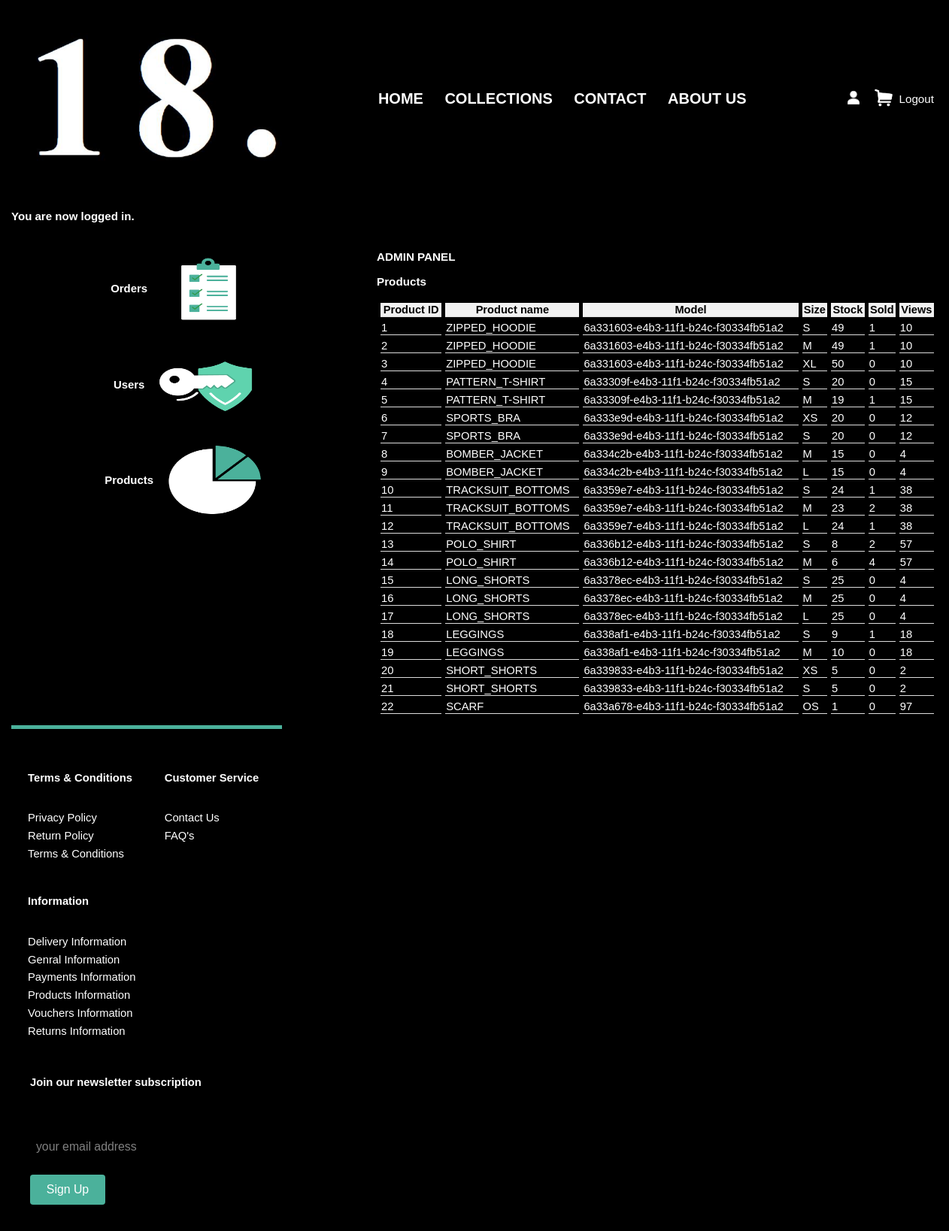
Page /admin/admin.php?admin_tab=products (signed in) on the earlier database version.
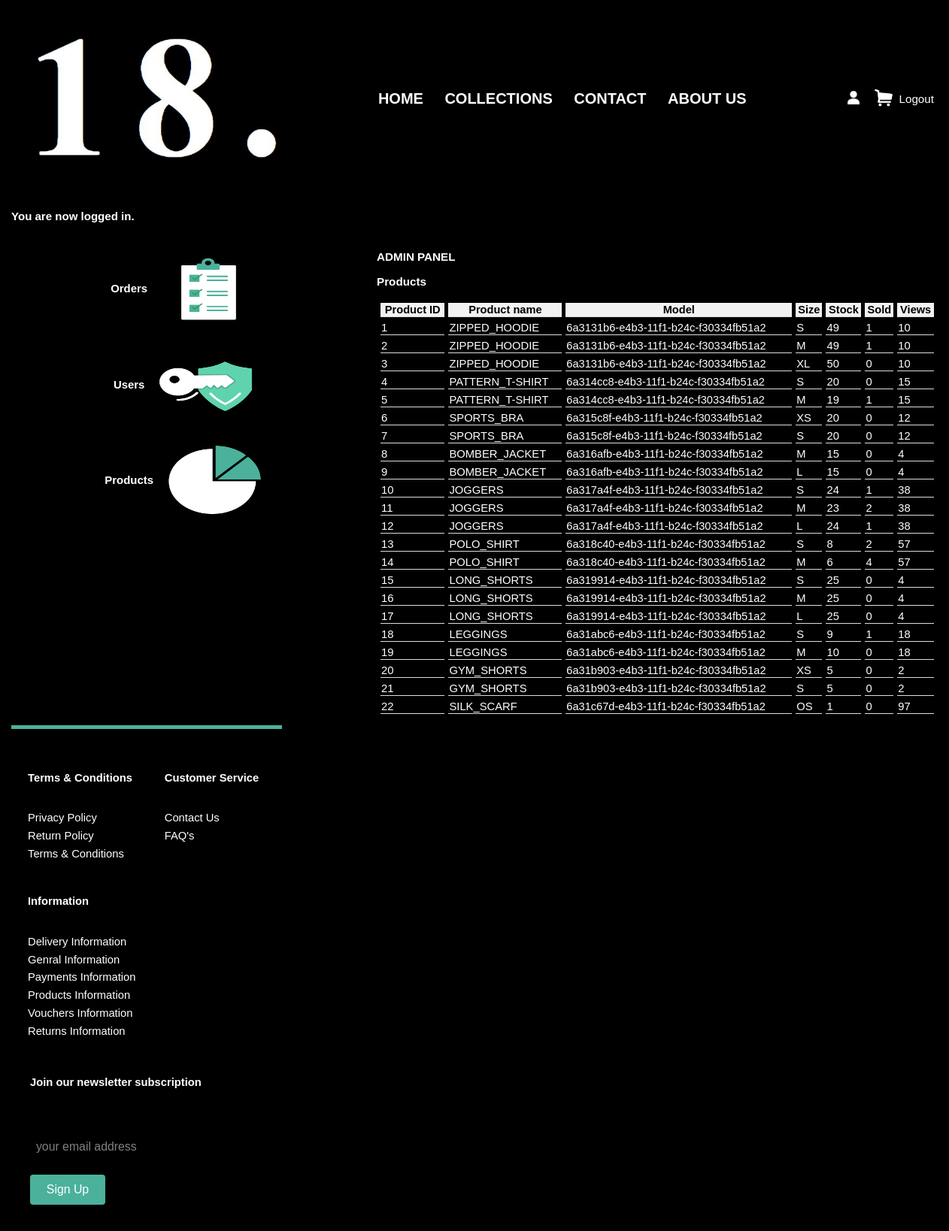
Same page on the later database version.
### tables this page shows
CREATE TABLE products (
    pid SMALLINT UNSIGNED NOT NULL AUTO_INCREMENT,
    model VARCHAR(48) NOT NULL,
    name VARCHAR(128) NOT NULL,
    category VARCHAR(32) NOT NULL,
    color VARCHAR(32),
    size CHAR(3) NOT NULL,                               
    gender CHAR(1) NOT NULL,                             
    price DOUBLE NOT NULL,
    stock INT DEFAULT 0,
    views INT DEFAULT 0,
    bought_all_time BIGINT DEFAULT 0,
    avg_rating DOUBLE DEFAULT 0,
    description TEXT,
    date_time DATETIME DEFAULT NOW(),
    PRIMARY KEY(pid)
);

### admin/scripts/products.php (the view, shortened to what this page needs)
<?php
    $query = "SELECT pid, name, model, size, stock, bought_all_time, views FROM products ORDER BY ";
    if(!isset($_GET['products_sort']))
        $query .=  "pid";
    $sth = $db->prepare($query);
    $sth->execute();
    $products = $sth->fetchAll();
    echo "<table><tr>";
    $headings = array("Product ID", "Product name", "Model", "Size", "Stock", "Sold", "Views");
    $columns = array("pid", "name", "model", "size", "stock", "sold", "views");
    for($i=0;$i<count($headings);$i++)
    {
        echo "<th><a href=\"admin.php?admin_tab=products&products_sort=" . $columns[$i] . "\">" . $headings[$i];
        echo "</a></th>";
    }
    echo "</tr>";
    foreach($products as $tmp)
    {
            echo "<tr>";
            echo "<td>" . $tmp['pid'] . "</td>";
            echo "<td>" . $tmp['name'] . "</td>";
            echo "<td><a href=\"/product/product.php?model=" . $tmp['model'] . "&size=" . $tmp['size'] . "\">" . $tmp['model'] . "</a></td>";
            echo "<td>" . $tmp['size'] . "</td>";
            echo "<td>" . ($tmp['stock'] ? $tmp['stock'] : "Out-of-stock") . "</td>";
            echo "<td>" . $tmp['bought_all_time'] . "</td>";
            echo "<td>" . $tmp['views'] . "</td>";
        echo "</tr>";
    }
    echo "</table>";
?>

### admin/admin.php (shortened to what this page needs)
<!DOCTYPE html>
<html lang="en">
    <head>
        <link rel="stylesheet" href="admin.css?ts=<?=time()?>">
        <link rel="stylesheet" href="/footer/footer.css">
        <link rel="stylesheet" href="/shared-files/200219998/footer.css?ts=<?=time()?>">
    </head>
    <body>
        <div id="container">
            <div id="row-1-col-1">
                <img src="/shared-files/logo.png" width="50" height="50" alt="logo">
            </div>
            <div id="row-1-col-2">
                <a href="/home/home.php"><h1>HOME</h1></a>
                <a href="/collections/collections.php"><h1>COLLECTIONS</h1></a>
                <a href="/contact/contact.php"><h1>CONTACT</h1></a>
                <a href="/about-us/about-us.php"><h1>ABOUT US</h1></a>
            </div>
            <div id="row-1-col-3">
                <?php
                    if(!isset($_SESSION['auth']))
                    {
                        echo "<a href=\"/auth/login.php\">Login</a>";
                        echo "<a href=\"/auth/register.php\">Register</a>";
                    }
                    else
                    {
                        $size=40;
                        echo "<a href=\"/account/accountinfo.php\"><img src=\"/shared-files/200219998/account.png\" width=\"{$size}px\" height=\"{$size}px\"></a>";
                        echo "<a href=\"/cart/cart.php\"><img src=\"/shared-files/200219998/cart.png\" width=\"{$size}px\" height=\"{$size}px\"></a>";
                        echo "<a href=\"/auth/logout.php\">Logout</a>";
                    }
                ?>
            </div>
            <div id="row-2">
                    <?php
                       include_once($_SERVER['DOCUMENT_ROOT'] . '/shared-files/200219998/notification.php');
                    ?>
            </div>
            <div id="row-3-col-1">
                <a href="admin.php?admin_tab=orders" class="tab"><span>
                    <h4>Orders</h4>
                    <img src="img/orders.png" alt="orders">
                </span></a>
                <a href="admin.php?admin_tab=users" class="tab"><span>
                    <h4>Users</h4>
                    <img src="img/users.png" alt="users">
                </span></a>
                <a href="admin.php?admin_tab=products" class="tab"><span>
                    <h4>Products</h4>
                    <img src="img/products.png" alt="products">
                </span></a>
            </div>
            <div id="row-3-col-2">
                <h2>ADMIN PANEL</h2>
                <?php
                    echo "<h3>" . ucfirst($_SESSION['admin']['tab_selected']) . "</h3>";
                    require_once('scripts/' . $_SESSION['admin']['tab_selected'] . '.php');
                ?>
            </div>
            <div class="end-footer">
            <div class="main-footer-container">
                <div class="inside-footer">
                    <div class="footer-heading1 foooter-1">
                    <h2>Terms & Conditions</h2>
                        <a href="/footer_pages/privacy-policy.html">Privacy Policy</a>
                        <a href="/footer_pages/return-policy.html">Return Policy</a>
                        <a href="/footer_pages/Terms.html">Terms & Conditions</a>
                    </div>
                    <div class="footer-heading1 foooter-2">
                        <h2>Customer Service</h2>
                        <a href="/contact/contact.php">Contact Us</a>
                        <a href="/footer_pages/faq.html">FAQ's</a>
                    </div>
                    <div class="footer-heading1 foooter-3">
                        <h2>Information</h2>
                        <a href="/footer_pages/delivery-faq.html">Delivery Information</a>
                        <a href="/footer_pages/genral-faq.html">Genral Information</a>
                        <a href="/footer_pages/payments-faq.html">Payments Information</a>
                        <a href="/footer_pages/products-faq.html">Products Information</a>
                        <a href="/footer_pages/Vouchers-faq.html">Vouchers Information</a>
                        <a href="/footer_pages/returns-faq.html">Returns Information</a>
                    </div>
                    <div class="footer-email-form1">
                    <h2>Join our newsletter subscription</h2>
                    <input type="email" placeholder="your email address" id="footer-email1">
                    <input type="submit" value="Sign Up" id="footer-email-btn1">
                    </div>
                </div>
            </div>
            </div>
    </body>
</html>

### shared-files/200219998/notification.php (shortened to what this page needs)
<?php
    if(isset($_SESSION['info']['notification']))
    {
        if($_SESSION['info']['success'])
            echo "<p style=\"color:#00ff00;\"><strong>";
        else
            echo "<p style=\"color:#ff0000;\"><strong>Error: ";
        echo $_SESSION['info']['notification'] . "</strong></span>";
    }
?>

### admin/admin.css (style rules this page uses)
body { margin: 0px; padding: 0px; }
div { padding: 5px; }
#row-1-col-1 { grid-area: row-1-col-1; }
#row-1-col-2 { grid-area: row-1-col-2; text-align: center; }
#row-1-col-3 { grid-area: row-1-col-3; }
#row-2 { grid-area: row-2; }
#row-3-col-1 { grid-area: row-3-col-1; }
#row-3-col-2 { grid-area: row-3-col-2; }
#container { margin: 0 auto; display: grid; width: 80em; grid-template-columns: 2fr 3fr 16fr 3fr; grid-template-areas: 'row-1-col-1 row-1-col-2 row-1-col-2 row-1-col-3' 'row-2 row-2 row-2 row-2' 'row-3-col-1 row-3-col-1 row-3-col-2 row-3-col-2' 'row-4 row-4 row-4 row-4'; grid-auto-rows: auto; }
* { background-color: black; color: white; font-family: sans-serif; font-size: 99%; }
h1 { font-size: 20px; }
a { color: white; text-decoration: none; }
#row-1-col-1 > img { width: 100%; height: auto; }
#row-1-col-2, #row-1-col-3 { display: flex; justify-content: space-between; align-items: center; }
#row-1-col-2 { padding: 0 8em; }
#row-1-col-3 { padding: 0; padding-right: 10px; }
#row-3-col-1 { display: flex; flex-direction: column; }
#row-3-col-1 span { display: flex; justify-content:center; align-items: center; }
#row-3-col-1 img { padding: 10px; width: 30%; aspect-ratio: 4/3; }
table { border-spacing: 5px; table-layout: auto; width: 100%; }
th, td { border-bottom: 1px solid #ddd; }
th { background-color: #f2f2f2; color: black; }
th a,img { color: black; text-decoration: none; background-color: transparent; }

### footer/footer.css (style rules this page uses)
body { font-family: sans-serif; }
.main-footer-container { background-color: black; padding: 5px; border-top: #4bb19b solid 5px; }
.inside-footer { width: 100%; height: fit-content; background-color: black; color: white; display: flex; justify-content: center; flex-wrap: wrap; margin: 0 auto; padding: 15px; }
.footer-heading1 { display: flex; flex-direction: column; margin-right: auto; padding: 2px; padding-top: 25px; }
.footer-heading1 a { color: white; text-decoration: none; margin-bottom: 0.5rem; }
.footer-email-form1 h2 { margin-bottom: 2rem; padding-top: 25px; }
#footer-email1 { width: 300px; height: 40px; border-radius: 4px; outline: none; border: none; padding-left: 0.5rem; font-size: 1rem; margin-bottom:1rem; }
#footer-email1::placeholder { color: grey; }
#footer-email-btn1 { width: 100px; height: 40px; border-radius: 4px; background-color: #4bb19b; outline: none; border: none; color: white; font-size: 1rem; }
.end-footer h2 { padding-bottom: 25px; }

Differences in the rows shown:
changed products id 1: model "6a331603-e4b3-11f1-b24c-f30334fb51a2" → "6a3131b6-e4b3-11f1-b24c-f30334fb51a2"
changed products id 2: model "6a331603-e4b3-11f1-b24c-f30334fb51a2" → "6a3131b6-e4b3-11f1-b24c-f30334fb51a2"
changed products "XL": model "6a331603-e4b3-11f1-b24c-f30334fb51a2" → "6a3131b6-e4b3-11f1-b24c-f30334fb51a2"
changed products id 4: model "6a33309f-e4b3-11f1-b24c-f30334fb51a2" → "6a314cc8-e4b3-11f1-b24c-f30334fb51a2"
changed products id 5: model "6a33309f-e4b3-11f1-b24c-f30334fb51a2" → "6a314cc8-e4b3-11f1-b24c-f30334fb51a2"
changed products id 6: model "6a333e9d-e4b3-11f1-b24c-f30334fb51a2" → "6a315c8f-e4b3-11f1-b24c-f30334fb51a2"
changed products id 7: model "6a333e9d-e4b3-11f1-b24c-f30334fb51a2" → "6a315c8f-e4b3-11f1-b24c-f30334fb51a2"
changed products id 8: model "6a334c2b-e4b3-11f1-b24c-f30334fb51a2" → "6a316afb-e4b3-11f1-b24c-f30334fb51a2"
changed products id 9: model "6a334c2b-e4b3-11f1-b24c-f30334fb51a2" → "6a316afb-e4b3-11f1-b24c-f30334fb51a2"
changed products id 10: name "TRACKSUIT_BOTTOMS" → "JOGGERS"; model "6a3359e7-e4b3-11f1-b24c-f30334fb51a2" → "6a317a4f-e4b3-11f1-b24c-f30334fb51a2"
changed products id 11: name "TRACKSUIT_BOTTOMS" → "JOGGERS"; model "6a3359e7-e4b3-11f1-b24c-f30334fb51a2" → "6a317a4f-e4b3-11f1-b24c-f30334fb51a2"
changed products id 12: name "TRACKSUIT_BOTTOMS" → "JOGGERS"; model "6a3359e7-e4b3-11f1-b24c-f30334fb51a2" → "6a317a4f-e4b3-11f1-b24c-f30334fb51a2"
changed products id 13: model "6a336b12-e4b3-11f1-b24c-f30334fb51a2" → "6a318c40-e4b3-11f1-b24c-f30334fb51a2"
changed products id 14: model "6a336b12-e4b3-11f1-b24c-f30334fb51a2" → "6a318c40-e4b3-11f1-b24c-f30334fb51a2"
changed products id 15: model "6a3378ec-e4b3-11f1-b24c-f30334fb51a2" → "6a319914-e4b3-11f1-b24c-f30334fb51a2"
changed products id 16: model "6a3378ec-e4b3-11f1-b24c-f30334fb51a2" → "6a319914-e4b3-11f1-b24c-f30334fb51a2"
changed products id 17: model "6a3378ec-e4b3-11f1-b24c-f30334fb51a2" → "6a319914-e4b3-11f1-b24c-f30334fb51a2"
changed products id 18: model "6a338af1-e4b3-11f1-b24c-f30334fb51a2" → "6a31abc6-e4b3-11f1-b24c-f30334fb51a2"
changed products id 19: model "6a338af1-e4b3-11f1-b24c-f30334fb51a2" → "6a31abc6-e4b3-11f1-b24c-f30334fb51a2"
changed products id 20: name "SHORT_SHORTS" → "GYM_SHORTS"; model "6a339833-e4b3-11f1-b24c-f30334fb51a2" → "6a31b903-e4b3-11f1-b24c-f30334fb51a2"
changed products id 21: name "SHORT_SHORTS" → "GYM_SHORTS"; model "6a339833-e4b3-11f1-b24c-f30334fb51a2" → "6a31b903-e4b3-11f1-b24c-f30334fb51a2"
changed products "OS": name "SCARF" → "SILK_SCARF"; model "6a33a678-e4b3-11f1-b24c-f30334fb51a2" → "6a31c67d-e4b3-11f1-b24c-f30334fb51a2"
